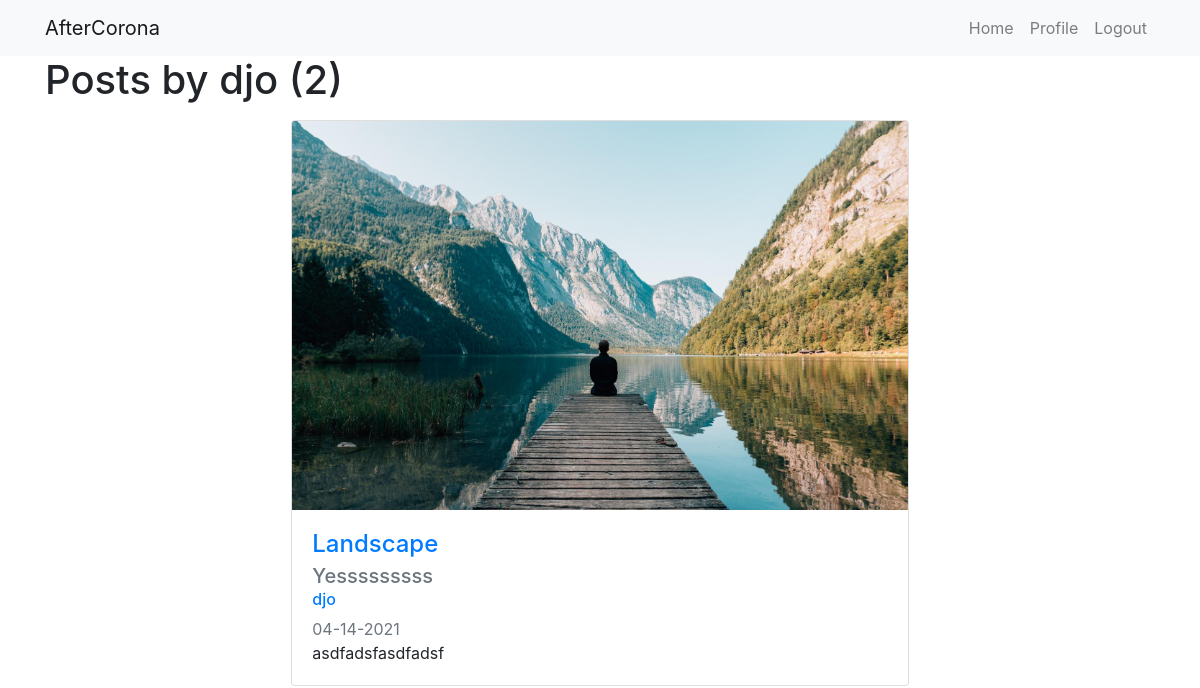
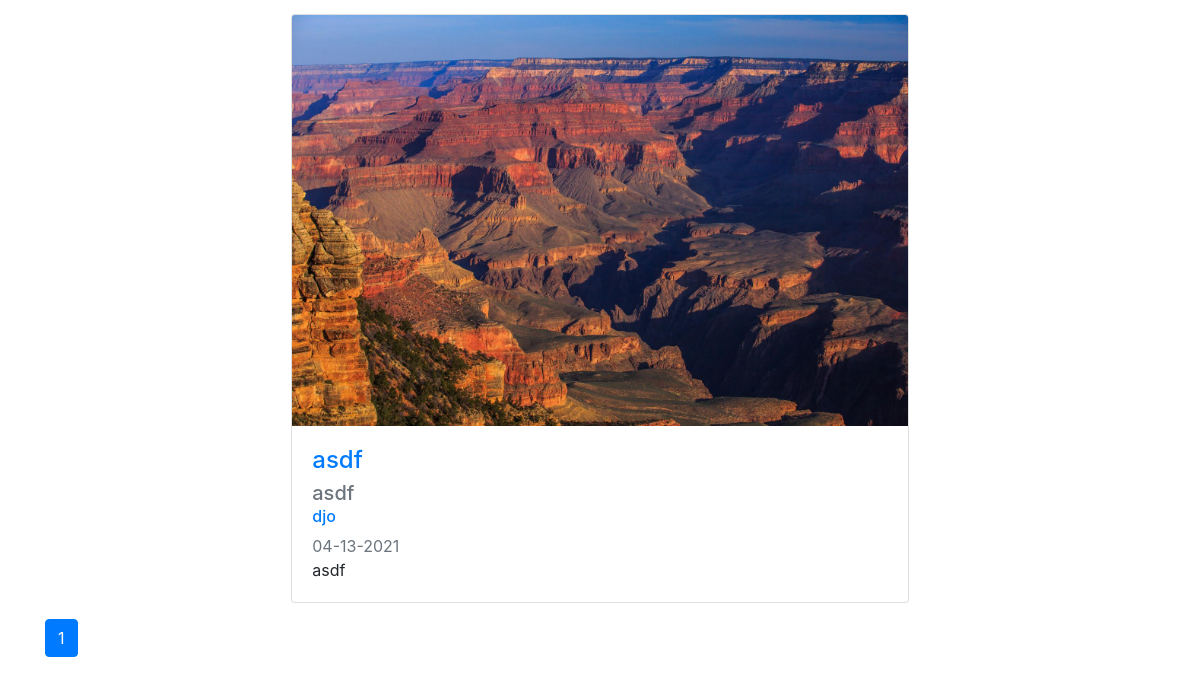
/user/djo (signed in), run on an earlier commit of the app's database (2 pictures, top to bottom).
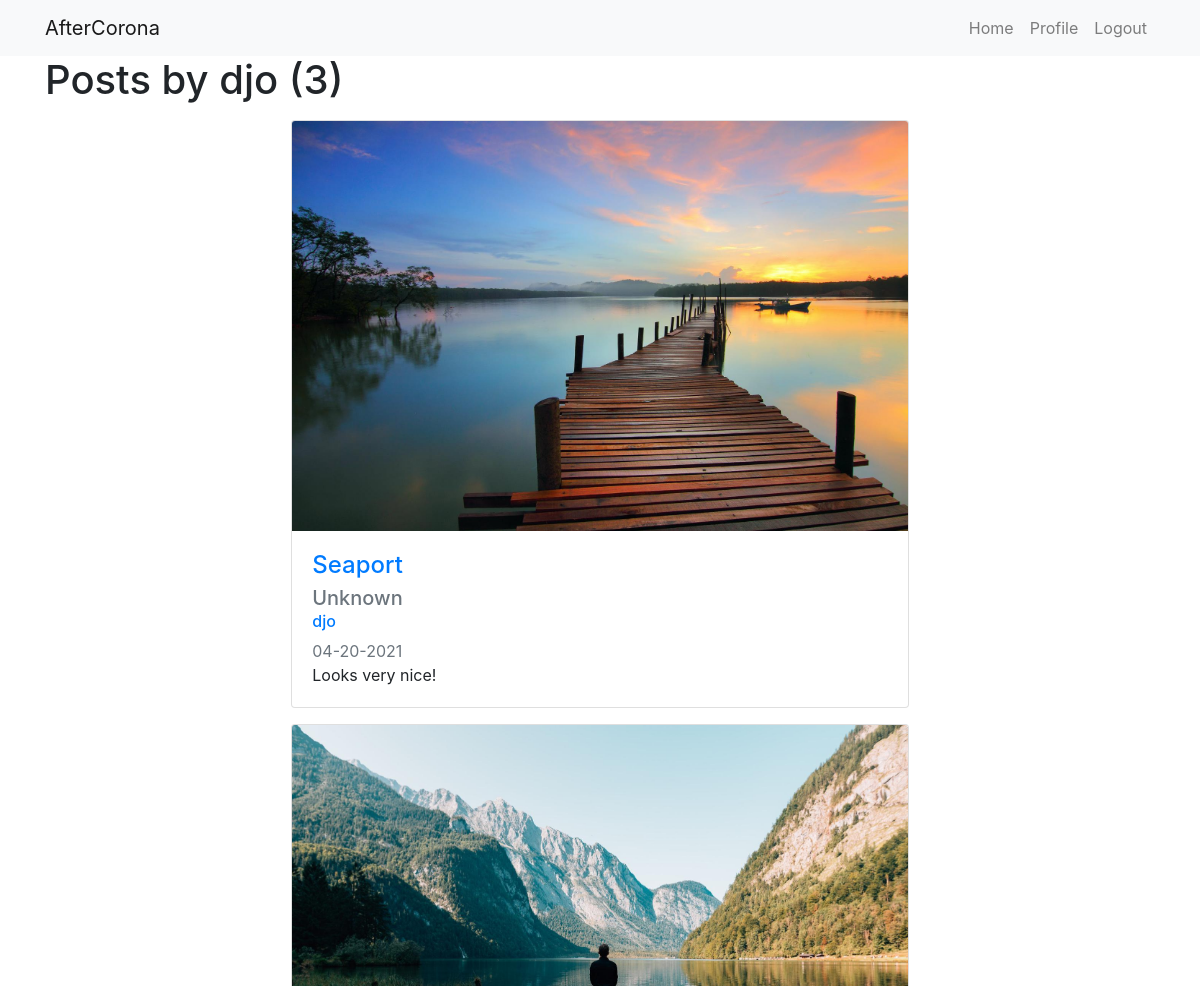
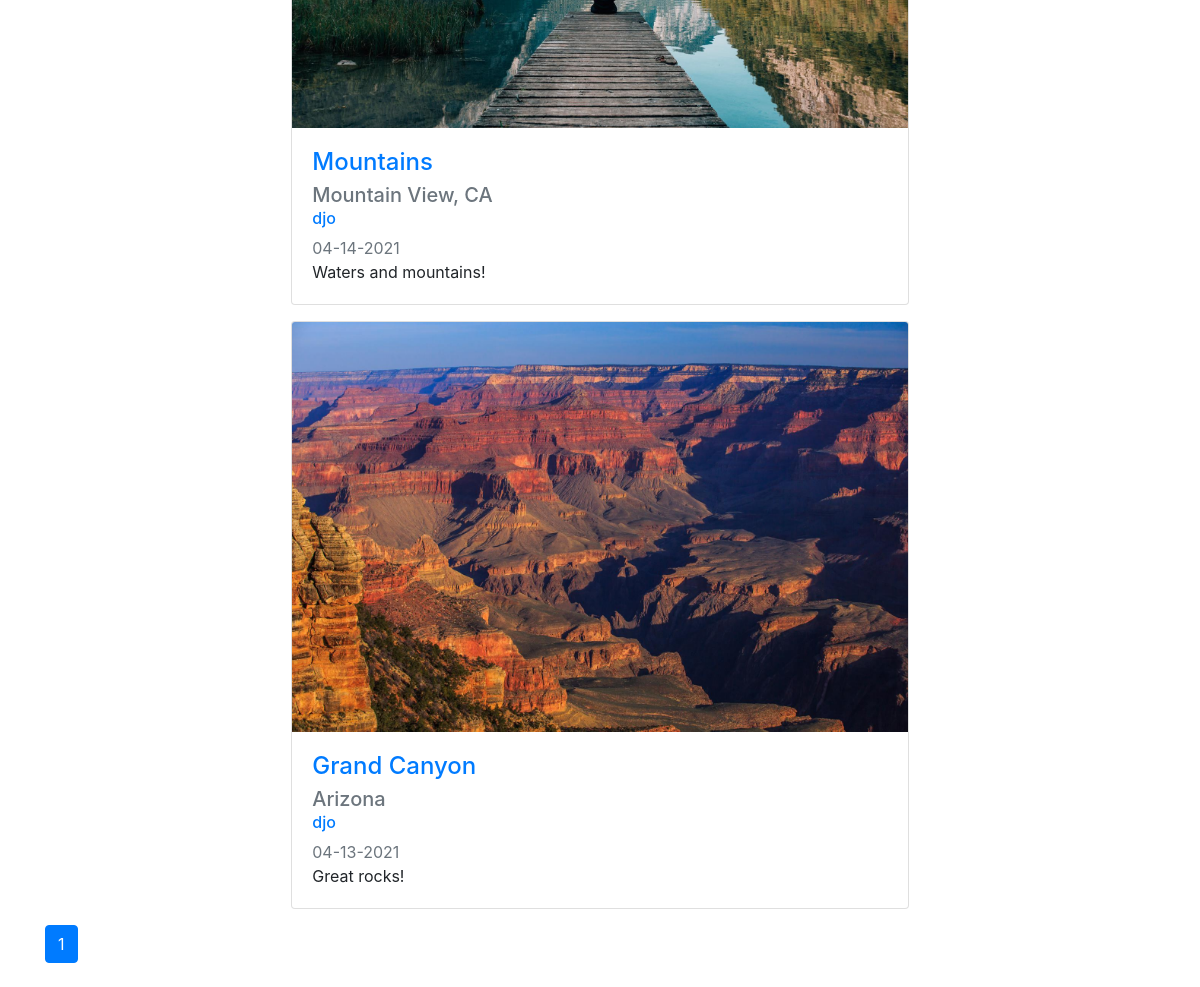
And on a later commit of the database (2 pictures, top to bottom).
### app/models.py (models this page shows, shortened)
class Post(db.Model):
    id = db.Column(db.Integer, primary_key=True)
    image = db.Column(db.String(50), nullable=False)
    place = db.Column(db.String(30), nullable=False)
    location = db.Column(db.String(50), nullable=False)
    created = db.Column(db.DateTime, nullable=False, default=datetime.utcnow)
    desc = db.Column(db.Text, nullable=False)
    user_id = db.Column(db.Integer, db.ForeignKey('user.id'), nullable=False)

class User(db.Model, UserMixin):
    id = db.Column(db.Integer, primary_key=True)
    image = db.Column(db.String(50), nullable=False, default='default.jpeg')
    username = db.Column(db.String(20), unique=True, nullable=False)
    email = db.Column(db.String(50), unique=True, nullable=False)
    password = db.Column(db.String(50), nullable=False)
    posts = db.relationship('Post', backref='author', lazy=True)

### app/routes.py (the view)
@app.route('/user/<string:username>')
@login_required
def user_posts(username):
    page = request.args.get('page', 1, type=int)
    user = User.query.filter_by(username=username).first_or_404()
    posts = Post.query.filter_by(author=user).order_by(
        Post.created.desc()).paginate(page=page, per_page=5)
    return render_template('user_posts.html', posts=posts, user=user)

### app/models.py (called while the page is built)
@login_manager.user_loader
def load_user(user_id):
    return User.query.get(int(user_id))

### app/templates/user_posts.html
{% extends "layout.html" %}{% block title %} {{ user.username }} {% endblock %}
{% block content %}
<main role="main" class="container">
    <h1 class="mb-3">Posts by {{ user.username }} ({{ posts.total }})</h1>
    <div class="col-md-7 posts">
      {% for post in posts.items %}
      <div class="card post">
        <img src="{{ url_for(
            'static', filename='place_images/' + post.image) }}" class="card-img-top" alt="Post image">
        <div class="card-body">
          <h4 class="card-title"><a href="{{ url_for('post', post_id=post.id) }}">{{ post.place }}</a></h5>
          <h5 class="card-subtitle mb-2 text-muted">{{ post.location }}</h6>
          <h6 class="card-subtitle mb-2 text-muted"><a href="{{ url_for('user_posts', username=post.author.username) }}">{{ post.author.username }}</a></h6>
          <h7 class="card-subtitle mb-2 text-muted">{{ post.created.strftime('%m-%d-%Y') }}</h7>
          <p class="card-text">{{ post.desc }}</p>
        </div>
      </div>
      {% endfor %}
  </div>
  <div>
{% for page_num in posts.iter_pages(left_edge=1, right_edge=1, left_current=1, right_current=2) %}
    {% if page_num %}
        {% if posts.page == page_num %}
            <a class="btn btn-primary mb-4" href="{{ url_for('home', page=page_num) }}">{{ page_num }}</a>
        {% else %}
            <a class="btn btn-outline-primary mb-4" href="{{ url_for('home', page=page_num) }}">{{ page_num }}</a>
        {% endif %}
    {% endif %}
{% endfor %}
</div>
  </main>
{% endblock content %}

What changed in the data, as far as the page shows it:
added Post: image (picture), place "Seaport", location "Unknown", author.username "djo", created "04-20-2021", desc "Looks very nice!"
changed Post: place "Landscape" → "Mountains"; location "Yesssssssss" → "Mountain View, CA"; desc "asdfadsfasdfadsf" → "Waters and mountains!"
changed Post: place "asdf" → "Grand Canyon"; location "asdf" → "Arizona"; desc "asdf" → "Great rocks!"
Also different on the page:
{{ posts.total }}: "2" → "3"
